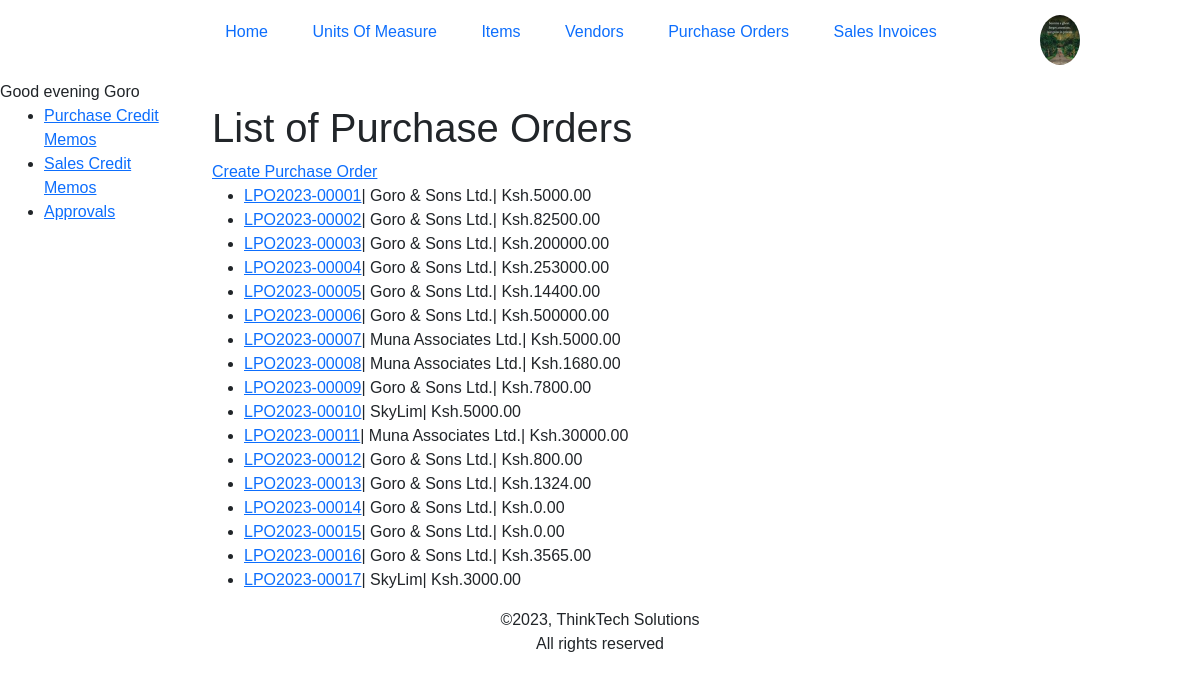
The app's page /inventory/purchaseorders/ (signed in), older data.
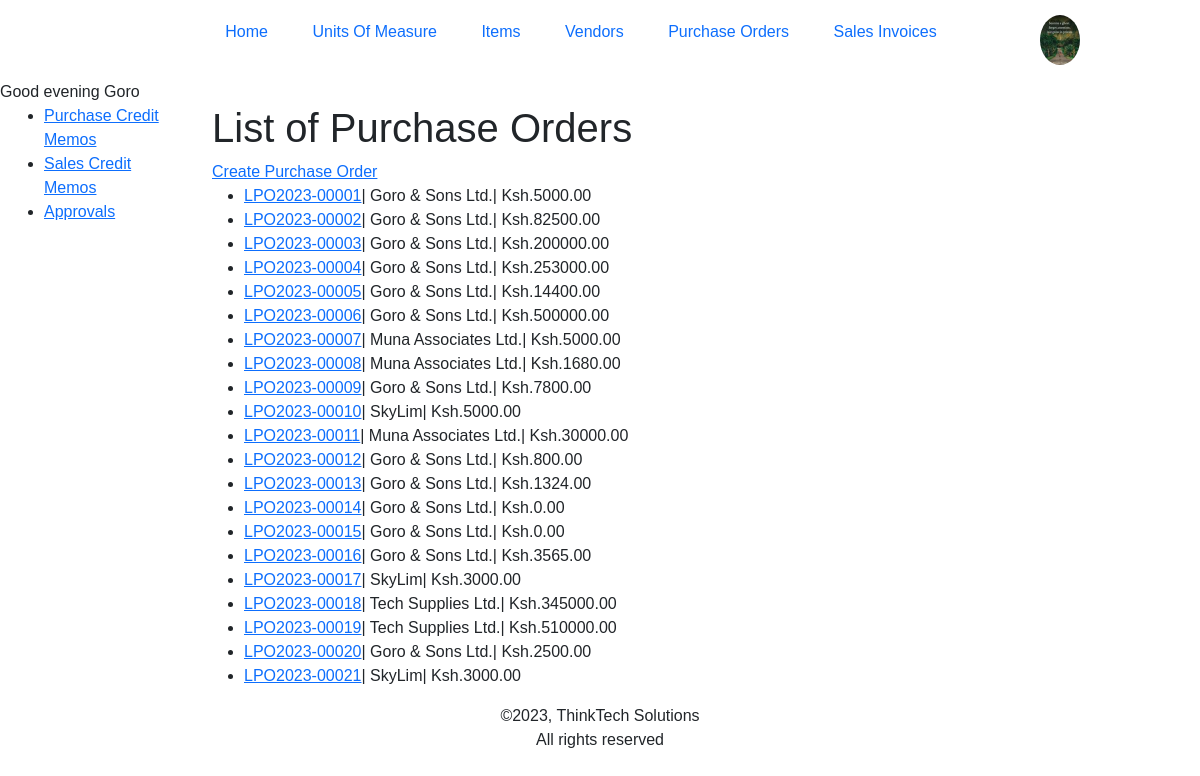
The same page, newer data.
### inventory/models.py (models this page shows, shortened)
class Profile(models.Model):
    user = models.OneToOneField(User, on_delete=models.CASCADE)
    full_name = models.CharField(max_length=50, null= True)
    designation = models.CharField(max_length=100, null= True)
    mobile_number = models.CharField(max_length=20, null=True)
    profile_image = models.ImageField(default='profile.png',upload_to='profiles/')
    profile_summary = models.TextField(max_length=300, null= True)
    city = models.CharField(max_length=100, null= True)
    state = models.CharField(max_length=100, null= True)
    country = models.CharField(max_length=100, null= True)

class PurchaseHeader(models.Model):
    number = AlphanumericAutoField(primary_key=True, editable=False)
    vendor = models.ForeignKey(Vendor, on_delete=models.PROTECT, related_name='vendor', related_query_name='vendor')
    date = models.DateField(auto_now_add=True, editable=False)
    total = models.DecimalField(editable=False, default=0, max_digits=10, decimal_places=2)
    last_modified_at = models.DateTimeField(auto_now=True, editable=False)
    approval_status = ((0, 'Open'), (1, 'Pending Approval'), (2, 'Approved'), (3, 'Cancelled Approval'))
    status = models.CharField(max_length=30, choices=approval_status, default=0)
    created_by = models.ForeignKey('auth.User', blank=True, null=True, default=None, on_delete=models.PROTECT, related_name='lpo', related_query_name='lpo',editable=False)
    modified_by = models.ForeignKey('auth.User', blank=True, null=True, default=None, on_delete=models.PROTECT, related_name='lpo_m', related_query_name='lpo_m',editable=False)
    class Meta:
        verbose_name_plural = 'Purchase Orders'
        ordering = ["number"]

class Vendor(models.Model):
    code = VendorCode('Vendor Code',primary_key=True, editable=False)
    description = models.CharField(max_length=200)
    contact_email = models.EmailField()
    contact_phone = PhoneField()
    address = models.CharField(max_length=200)
    kra_pin = models.CharField(max_length=30)
    created_by = models.ForeignKey(User, on_delete=models.PROTECT, related_name='vendors', related_query_name='vendors')
    def __str__(self) -> str:
        return self.description
    class Meta:
        verbose_name_plural = 'Vendors'
        ordering = ["code"]

### inventory/views.py (the view)
# urls.py: path('purchaseorders/', views.PurchaseHeaderListView.as_view(), name='purchaseorders'),
class PurchaseHeaderListView(LoginRequiredMixin, generic.ListView):
    model = PurchaseHeader
    paginate_by = 25

### inventory/templatetags/custom_filters.py (called while the page is built)
@register.filter
def greeting(value):
    current_time = datetime.now().time()
    current_hour = current_time.hour
    if 5 <= current_hour < 12:
        time_category = "morning"
    elif 12 <= current_hour < 17:
        time_category = "afternoon"
    elif 17 <= current_hour < 20:
        time_category = "evening"
    else:
        time_category = "evening"
    return f"Good {time_category}"

### inventory/templates/inventory/purchaseheader_list.html (shortened to what this page needs)
{% extends "inventory/base.html" %}
{% block content %}
    <h1>List of Purchase Orders</h1>
    <a href="{% url 'inventory:purchaseorder-create' %}">Create Purchase Order</a>
    <ul>
        {% for lpo in purchaseheader_list %}
        <li><a href="{% url 'inventory:purchaseorder-detail' lpo.number %}">{{lpo.number}}</a>&#124; {{lpo.vendor}}&#124; Ksh.{{lpo.total}}
        {% endfor %}
    </ul>
{% endblock %}

### inventory/templates/inventory/base.html (shortened to what this page needs)
{% load static %}
<!DOCTYPE html>
<html lang="en">
  <head>
    <link
      href="https://cdn.jsdelivr.net/npm/bootstrap@5.1.3/dist/css/bootstrap.min.css"
      rel="stylesheet"
 />
    <link rel="stylesheet" href="{% static 'inventory/styles.css' %}" />
  </head>
  <body>
    <div class="header">
      <nav>
        <ul>
            <li><a href="{% url 'inventory:index' %}">Home</a></li>
            <li><a href="{%url 'inventory:units' %}">Units Of Measure</a></li>
            <li><a href="{% url 'inventory:items' %}">Items</a></li>
            <li><a href="{% url 'inventory:vendors' %}">Vendors</a></li>
            <li><a href="{% url 'inventory:purchaseorders' %}">Purchase Orders</a></li>
            <li><a href="{% url 'inventory:invoices' %}">Sales Invoices</a></li>
        </ul>
        {% if user.is_authenticated %}
        {% if request.user.profile.profile_image %}
        <img src="{{ request.user.profile.profile_image.url }}" alt="" class="profile-user-pic" onclick="toggleMenu()">
        {% else %}
        <img src="{% static 'inventory/images/mypic.png' %}" alt="Default Image" class="profile-user-pic" onclick="toggleMenu()">
        {% endif %}
        {% else %}
        <div class="register-login-menu">
            <a href="{% url 'account_login' %}" class="menu-link">Login</a>
            <span class="menu-separator">|</span>
            <a href="{% url 'register' %}" class="menu-link">Register</a>
        </div>
        {% endif %}
    </nav>
    </div>
    {% load custom_filters %}
      {% if user.is_authenticated%}<span>{{"User"|greeting}} {{user.username| title }}</span>{% else %}<span>{{"User"|greeting}} Anonymous!</span>{% endif %}
       <div class="container-fluid">
      <div class="row">
        <div class="col-sm-2">
          {% block sidebar %}
            <ul class="sidebar-nav">
              <li><a href="{% url 'inventory:purchasememos' %}">Purchase Credit Memos</a></li>
              <li><a href="{% url 'inventory:salesmemos' %}">Sales Credit Memos</a></li>
              <li><a href="{% url 'inventory:approvals' %}">Approvals</a></li>
            </ul>
          {% endblock %}
        </div>
        <div class="col-sm-10 ">{% block content %}{% endblock %}</div>
      </div>
    </div>
  </body>
  <footer>&copy;{% now 'Y' %}, ThinkTech Solutions<br>All rights reserved</footer>
</html>

### inventory/static/inventory/styles.css (style rules this page uses)
body { font-family: Arial, Helvetica, sans-serif; }
footer { text-align: center; }
* { margin: 0; padding: 0; box-sizing: border-box; font-family: 'Popins', sans-serif; }
.header { width: auto; color: #525252; }
nav { width: auto; display: flex; align-items: center; justify-content: space-between; padding: 10px 10%; position: relative; }
nav ul { width: 100%; text-align: center; }
nav ul li { display: inline-block; list-style: none; margin: 10px 20px; }
nav ul li a { text-decoration: none; }
.profile-user-pic { width: 40px; border-radius: 50%; cursor: pointer; margin-left: 30px; }

Row changes from the older to the newer data that the page shows:
added PurchaseHeader: number "LPO2023-00018", vendor "Tech Supplies Ltd.", total "345000.00"
added PurchaseHeader: number "LPO2023-00019", vendor "Tech Supplies Ltd.", total "510000.00"
added PurchaseHeader: number "LPO2023-00020", vendor "Goro & Sons Ltd.", total "2500.00"
added PurchaseHeader: number "LPO2023-00021", vendor "SkyLim", total "3000.00"
